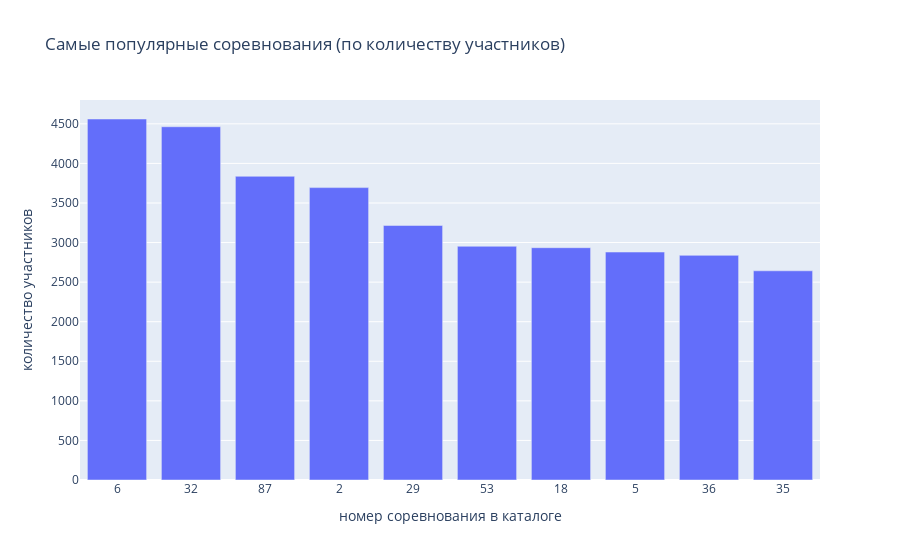

The cell this chart's notebook holds for it:
### Code cell
cups = pd.DataFrame(df.groupby('wett').size().sort_values(ascending=False))[:10].reset_index()
cups['wett'] = cups['wett'].astype(str)
fig = px.bar(cups, x = 'wett', y = 0, title = 'Самые популярные соревнования (по количеству участников)')
fig.update_layout(xaxis_title='номер соревнования в каталоге', yaxis_title='количество участников')

### Figure 1 — Plotly figure (JSON) as saved in the notebook; plotly's stock layout.template omitted (floating-point values rounded to 4 significant figures)
{"data": [{"alignmentgroup": "True", "hovertemplate": "wett=%{x}<br>0=%{y}<extra></extra>", "legendgroup": "", "marker": {"color": "#636efa", "pattern": {"shape": ""}}, "name": "", "offsetgroup": "", "orientation": "v", "showlegend": false, "textposition": "auto", "type": "bar", "x": ["6", "32", "87", "2", "29", "53", "18", "5", "36", "35"], "xaxis": "x", "y": [4561, 4463, 3837, 3694, 3216, 2953, 2935, 2880, 2838, 2643], "yaxis": "y"}], "layout": {"autosize": true, "barmode": "relative", "legend": {"tracegroupgap": 0}, "title": {"text": "Самые популярные соревнования (по количеству участников)"}, "xaxis": {"anchor": "y", "autorange": true, "domain": [0, 1], "range": [-0.5, 9.5], "title": {"text": "номер соревнования в каталоге"}, "type": "category"}, "yaxis": {"anchor": "x", "autorange": true, "domain": [0, 1], "range": [0, 4801.0], "title": {"text": "количество участников"}, "type": "linear"}}}
